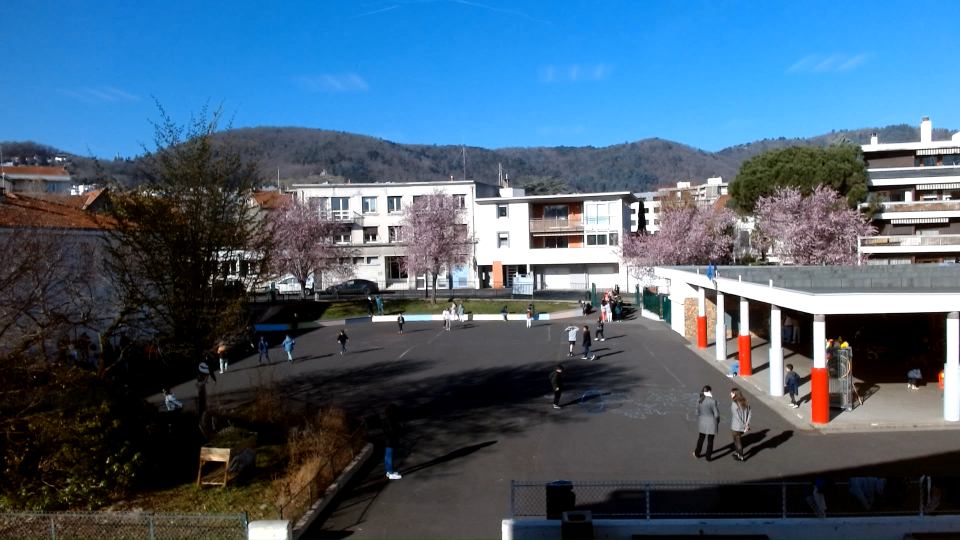
#> input picture Real_playground.png, 1920 x 1080 px, found by its file name (shown at 1/2 size)
$ python calibration_headless.py
#> lines starting #> are read from the running program, lines starting #| are printed output that depends on the picture
### project_paths.py
"""Repository-relative paths and lightweight CLI configuration (no ML imports)."""
import argparse
import json
import os
from pathlib import Path

ROOT = Path(__file__).resolve().parent
DEFAULTS = {
    'video': 'videos/WIN_20260326_10_00_11_Pro.mp4',
    'output_dir': 'playground_results',
    'detector_checkpoint': 'models/yolo26x.pt',
    'calibration': 'configs/calibration/calibration_matrix_playground.json',
    'tracker_config': None,
    'models_dir': 'models',
    'external_dir': 'external',
}


def repo_path(value):
    p = Path(os.path.expandvars(os.path.expanduser(str(value))))
    return str(p if p.is_absolute() else ROOT / p)


def load_paths(config=None):
    values = dict(DEFAULTS)
    configured = config or os.environ.get('PLAYGROUND_CONFIG')
    candidate = Path(repo_path(configured)) if configured else ROOT/'configs/paths.local.json'
    if candidate.is_file():
        supplied = json.loads(candidate.read_text(encoding='utf8'))
        unknown = set(supplied)-set(values)
        if unknown: raise ValueError(f'Unknown path settings: {sorted(unknown)}')
        values.update(supplied)
    elif configured:
        raise FileNotFoundError(candidate)
    for key,value in values.items():
        if value is not None:
            if not isinstance(value,str) or not value: raise ValueError(f'Invalid path setting: {key}')
            values[key] = repo_path(value)
    return values


# [9 lines left out: function stage_paths, not called in this run]


def checkpoint_path(name):
    return str(Path(load_paths()['models_dir']) / name)


def external_path(name=''):
    return str(Path(load_paths()['external_dir']) / name)


def output_path(name):
    return str(Path(load_paths()['output_dir']) / name)

### tools/calibration_headless.py
# Allow both python -m PACKAGE.NAME and direct script execution.
if __package__ in (None, ""):
    import sys as _sys
    from pathlib import Path as _Path
    _sys.path.insert(0, str(_Path(__file__).resolve().parents[1]))
from project_paths import repo_path, checkpoint_path, external_path, output_path, load_paths
import sys as _dependency_sys
_dependency_sys.path.insert(0, external_path())
import cv2
import numpy as np
import json
import os

class CalibrationTool:
    def __init__(self, image_path):
#> called with image_path = 'assets/reference/Real_playground.png'
        self.image_path = image_path
        self.image = cv2.imread(image_path)
#> self.image is the input picture: shape (1080, 1920, 3); mean B, G, R 117.7, 96.3, 72.1
        if self.image is None:
            raise ValueError(f"Can not find image at: {image_path}")

        self.clone = self.image.copy()
        self.src_points = []
        self.matrix = None

    def set_hardcoded_points(self, points):
        """Enter 4 points directly instead of clicking"""
        if len(points) != 4:
            print("Error: You must provide exactly 4 points!")
            return False
        self.src_points = points
        print(f"Entered 4 input points: {self.src_points}")
        return True

    def compute_homography(self, real_width, real_height):
        pts_src = np.array(self.src_points, dtype=np.float32)

        # Order: Top-Left, Top-Right, Bottom-Right, Bottom-Left
        pts_dst = np.array([
            [0, 0],
            [real_width, 0],
            [real_width, real_height],
            [0, real_height]
        ], dtype=np.float32)

        self.matrix, status = cv2.findHomography(pts_src, pts_dst)
        print("\n[SUCCESS] Computed Homography Matrix.")
        return self.matrix

    def validate_warp_headless(self, real_width, real_height, output_filename="validation_result_playground.jpg"):
        """Instead of imshow, we imwrite (save image to file) for headless validation"""
#> called with real_width = 10.42, real_height = 11.54, output_filename = 'validation_result_playground.jpg'
        if self.matrix is None: return

        scale_factor = 100
        warp_w = int(real_width * scale_factor)
        warp_h = int(real_height * scale_factor)

        scale_matrix = np.array([
            [scale_factor, 0, 0],
            [0, scale_factor, 0],
            [0, 0, 1]
        ])

        visual_matrix = np.dot(scale_matrix, self.matrix)
        warped_img = cv2.warpPerspective(self.clone, visual_matrix, (warp_w, warp_h))
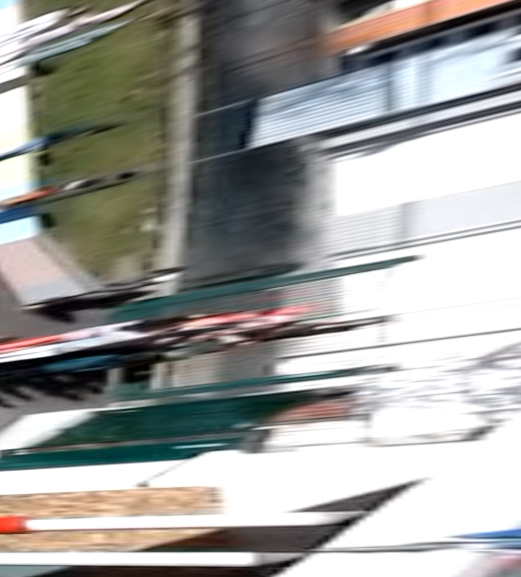
#> warped_img: shape (1154, 1042, 3) (shown at 1/2 size); mean B, G, R 155.1, 158.5, 158.2

        # SAVE THE IMAGE TO A FILE
        cv2.imwrite(output_filename, warped_img)
        print(f"\n[SAVED] Validation image saved to: {output_filename}")
        print("Please transfer this file to your personal computer to check if it is rectangular.")

    def save_matrix(self, filename=repo_path('configs/calibration/calibration_matrix_playground.json')):
        if self.matrix is not None:
            data = {"homography_matrix": self.matrix.tolist()}
            with open(filename, "w") as f:
                json.dump(data, f)
            print(f"\n[SAVED] Matrix saved to: {filename}")

if __name__ == "__main__":
    IMG_PATH = repo_path('assets/reference/Real_playground.png')

    if not os.path.exists(IMG_PATH):
        print(f"Error: Cannot find {IMG_PATH}")
    else:
        tool = CalibrationTool(IMG_PATH)

        # --- IMPORTANT PART: ENTER THE COORDINATES YOU OBSERVED FROM PAINT HERE ---
        # For example: These are the assumed coordinates of the 4 legs of the red-roofed gazebo (You must edit these numbers yourself)
        # Order: Top-Left -> Top-Right -> Bottom-Right -> Bottom-Left
        MY_POINTS = [
            (854, 633),  # Point 1 (x, y)
            (1007, 553),  # Point 2
            (1454, 552),  # Point 3
            (1462, 639)   # Point 4
        ]

        # 1. Enter points
        if tool.set_hardcoded_points(MY_POINTS):

            # 2. Enter real dimensions (meters) - For example, the gazebo is 4x4m
            REAL_W = 10.42
            REAL_H = 11.54

            # 3. Compute
            tool.compute_homography(REAL_W, REAL_H)

            # 4. Save validation image (DO NOT show on screen)
            tool.validate_warp_headless(REAL_W, REAL_H)

            # 5. Save matrix
            tool.save_matrix()
